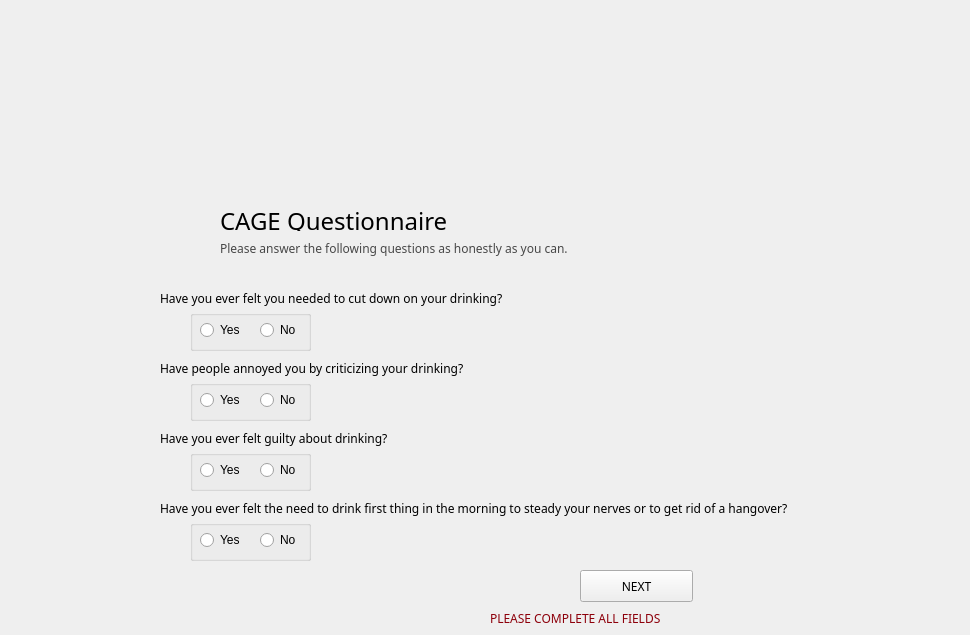
    <widget class="QWidget" name="CAGE">
     <widget class="QLabel" name="CAGEdir_5">
      <property name="geometry">
       <rect>
        <x>160</x>
        <y>500</y>
        <width>731</width>
        <height>16</height>
       </rect>
      </property>
      <property name="font">
       <font>
        <family>Geneva</family>
       </font>
      </property>
      <property name="text">
       <string>Have you ever felt the need to drink first thing in the morning to steady your nerves or to get rid of a hangover?</string>
      </property>
     </widget>
     <widget class="QLabel" name="CAGEdir_2">
      <property name="geometry">
       <rect>
        <x>160</x>
        <y>290</y>
        <width>441</width>
        <height>16</height>
       </rect>
      </property>
      <property name="font">
       <font>
        <family>Geneva</family>
       </font>
      </property>
      <property name="text">
       <string>Have you ever felt you needed to cut down on your drinking?</string>
      </property>
     </widget>
     <widget class="QPushButton" name="submitButton_2">
      <property name="geometry">
       <rect>
        <x>580</x>
        <y>570</y>
        <width>113</width>
        <height>32</height>
       </rect>
      </property>
      <property name="font">
       <font>
        <family>Geneva</family>
       </font>
      </property>
      <property name="text">
       <string>NEXT</string>
      </property>
     </widget>
     <widget class="QLabel" name="CAGEdir">
      <property name="geometry">
       <rect>
        <x>220</x>
        <y>240</y>
        <width>441</width>
        <height>16</height>
       </rect>
      </property>
      <property name="palette">
       <palette>
        <active>
         <colorrole role="WindowText">
          <brush brushstyle="SolidPattern">
           <color alpha="255">
            <red>71</red>
            <green>71</green>
            <blue>71</blue>
           </color>
          </brush>
         </colorrole>
        </active>
        <inactive>
         <colorrole role="WindowText">
          <brush brushstyle="SolidPattern">
           <color alpha="255">
            <red>71</red>
            <green>71</green>
            <blue>71</blue>
           </color>
          </brush>
         </colorrole>
        </inactive>
        <disabled>
         <colorrole role="WindowText">
          <brush brushstyle="SolidPattern">
           <color alpha="255">
            <red>127</red>
            <green>127</green>
            <blue>127</blue>
           </color>
          </brush>
         </colorrole>
        </disabled>
       </palette>
      </property>
      <property name="font">
       <font>
        <family>Geneva</family>
       </font>
      </property>
      <property name="text">
       <string>Please answer the following questions as honestly as you can.</string>
      </property>
     </widget>
     <widget class="QGroupBox" name="CAGEBox1_4">
      <property name="geometry">
       <rect>
        <x>190</x>
        <y>450</y>
        <width>121</width>
        <height>41</height>
       </rect>
      </property>
      <property name="title">
       <string/>
      </property>
      <widget class="QRadioButton" name="Y3">
       <property name="geometry">
        <rect>
         <x>10</x>
         <y>10</y>
         <width>51</width>
         <height>20</height>
        </rect>
       </property>
       <property name="text">
        <string>Yes</string>
       </property>
      </widget>
      <widget class="QRadioButton" name="N3">
       <property name="geometry">
        <rect>
         <x>70</x>
         <y>10</y>
         <width>41</width>
         <height>20</height>
        </rect>
       </property>
       <property name="text">
        <string>No</string>
       </property>
      </widget>
     </widget>
     <widget class="QLabel" name="CAGEHeader">
      <property name="geometry">
       <rect>
        <x>220</x>
        <y>210</y>
        <width>231</width>
        <height>21</height>
       </rect>
      </property>
      <property name="font">
       <font>
        <family>Geneva</family>
        <pointsize>18</pointsize>
       </font>
      </property>
      <property name="text">
       <string>CAGE Questionnaire</string>
      </property>
     </widget>
     <widget class="QLabel" name="banner6">
      <property name="geometry">
       <rect>
        <x>510</x>
        <y>10</y>
        <width>451</width>
        <height>121</height>
       </rect>
      </property>
      <property name="text">
       <string/>
      </property>
      <property name="pixmap">
       <pixmap>UCL-Logo-Black.jpg</pixmap>
      </property>
     </widget>
     <widget class="QLabel" name="errorCAGE">
      <property name="geometry">
       <rect>
        <x>490</x>
        <y>610</y>
        <width>201</width>
        <height>16</height>
       </rect>
      </property>
      <property name="palette">
       <palette>
        <active>
         <colorrole role="WindowText">
          <brush brushstyle="SolidPattern">
           <color alpha="255">
            <red>141</red>
            <green>0</green>
            <blue>11</blue>
           </color>
          </brush>
         </colorrole>
        </active>
        <inactive>
         <colorrole role="WindowText">
          <brush brushstyle="SolidPattern">
           <color alpha="255">
            <red>141</red>
            <green>0</green>
            <blue>11</blue>
           </color>
          </brush>
         </colorrole>
        </inactive>
        <disabled>
         <colorrole role="WindowText">
          <brush brushstyle="SolidPattern">
           <color alpha="255">
            <red>127</red>
            <green>127</green>
            <blue>127</blue>
           </color>
          </brush>
         </colorrole>
        </disabled>
       </palette>
      </property>
      <property name="font">
       <font>
        <family>Geneva</family>
       </font>
      </property>
      <property name="toolTipDuration">
       <number>0</number>
      </property>
      <property name="text">
       <string>PLEASE COMPLETE ALL FIELDS</string>
      </property>
     </widget>
     <widget class="QLabel" name="CAGEdir_3">
      <property name="geometry">
       <rect>
        <x>160</x>
        <y>360</y>
        <width>441</width>
        <height>16</height>
       </rect>
      </property>
      <property name="font">
       <font>
        <family>Geneva</family>
       </font>
      </property>
      <property name="text">
       <string>Have people annoyed you by criticizing your drinking?</string>
      </property>
     </widget>
     <widget class="QLabel" name="banner5">
      <property name="geometry">
       <rect>
        <x>40</x>
        <y>10</y>
        <width>471</width>
        <height>121</height>
       </rect>
      </property>
      <property name="text">
       <string/>
      </property>
      <property name="pixmap">
       <pixmap>UCL-Logo-Black.jpg</pixmap>
      </property>
      <property name="scaledContents">
       <bool>true</bool>
      </property>
     </widget>
     <widget class="QGroupBox" name="CAGEBox1_2">
      <property name="geometry">
       <rect>
        <x>190</x>
        <y>310</y>
        <width>121</width>
        <height>41</height>
       </rect>
      </property>
      <property name="title">
       <string/>
      </property>
      <widget class="QRadioButton" name="Y1">
       <property name="geometry">
        <rect>
         <x>10</x>
         <y>10</y>
         <width>51</width>
         <height>20</height>
        </rect>
       </property>
       <property name="text">
        <string>Yes</string>
       </property>
      </widget>
      <widget class="QRadioButton" name="N1">
       <property name="geometry">
        <rect>
         <x>70</x>
         <y>10</y>
         <width>41</width>
         <height>20</height>
        </rect>
       </property>
       <property name="text">
        <string>No</string>
       </property>
      </widget>
     </widget>
     <widget class="QGroupBox" name="CAGEBox1_3">
      <property name="geometry">
       <rect>
        <x>190</x>
        <y>380</y>
        <width>121</width>
        <height>41</height>
       </rect>
      </property>
      <property name="title">
       <string/>
      </property>
      <widget class="QRadioButton" name="Y2">
       <property name="geometry">
        <rect>
         <x>10</x>
         <y>10</y>
         <width>51</width>
         <height>20</height>
        </rect>
       </property>
       <property name="text">
        <string>Yes</string>
       </property>
      </widget>
      <widget class="QRadioButton" name="N2">
       <property name="geometry">
        <rect>
         <x>70</x>
         <y>10</y>
         <width>41</width>
         <height>20</height>
        </rect>
       </property>
       <property name="text">
        <string>No</string>
       </property>
      </widget>
     </widget>
     <widget class="QLabel" name="CAGEdir_4">
      <property name="geometry">
       <rect>
        <x>160</x>
        <y>430</y>
        <width>441</width>
        <height>16</height>
       </rect>
      </property>
      <property name="font">
       <font>
        <family>Geneva</family>
       </font>
      </property>
      <property name="text">
       <string>Have you ever felt guilty about drinking?</string>
      </property>
     </widget>
     <widget class="QGroupBox" name="CAGEBox1">
      <property name="geometry">
       <rect>
        <x>190</x>
        <y>520</y>
        <width>121</width>
        <height>41</height>
       </rect>
      </property>
      <property name="title">
       <string/>
      </property>
      <widget class="QRadioButton" name="Y4">
       <property name="geometry">
        <rect>
         <x>10</x>
         <y>10</y>
         <width>51</width>
         <height>20</height>
        </rect>
       </property>
       <property name="text">
        <string>Yes</string>
       </property>
      </widget>
      <widget class="QRadioButton" name="N4">
       <property name="geometry">
        <rect>
         <x>70</x>
         <y>10</y>
         <width>41</width>
         <height>20</height>
        </rect>
       </property>
       <property name="text">
        <string>No</string>
       </property>
      </widget>
     </widget>
    </widget>
